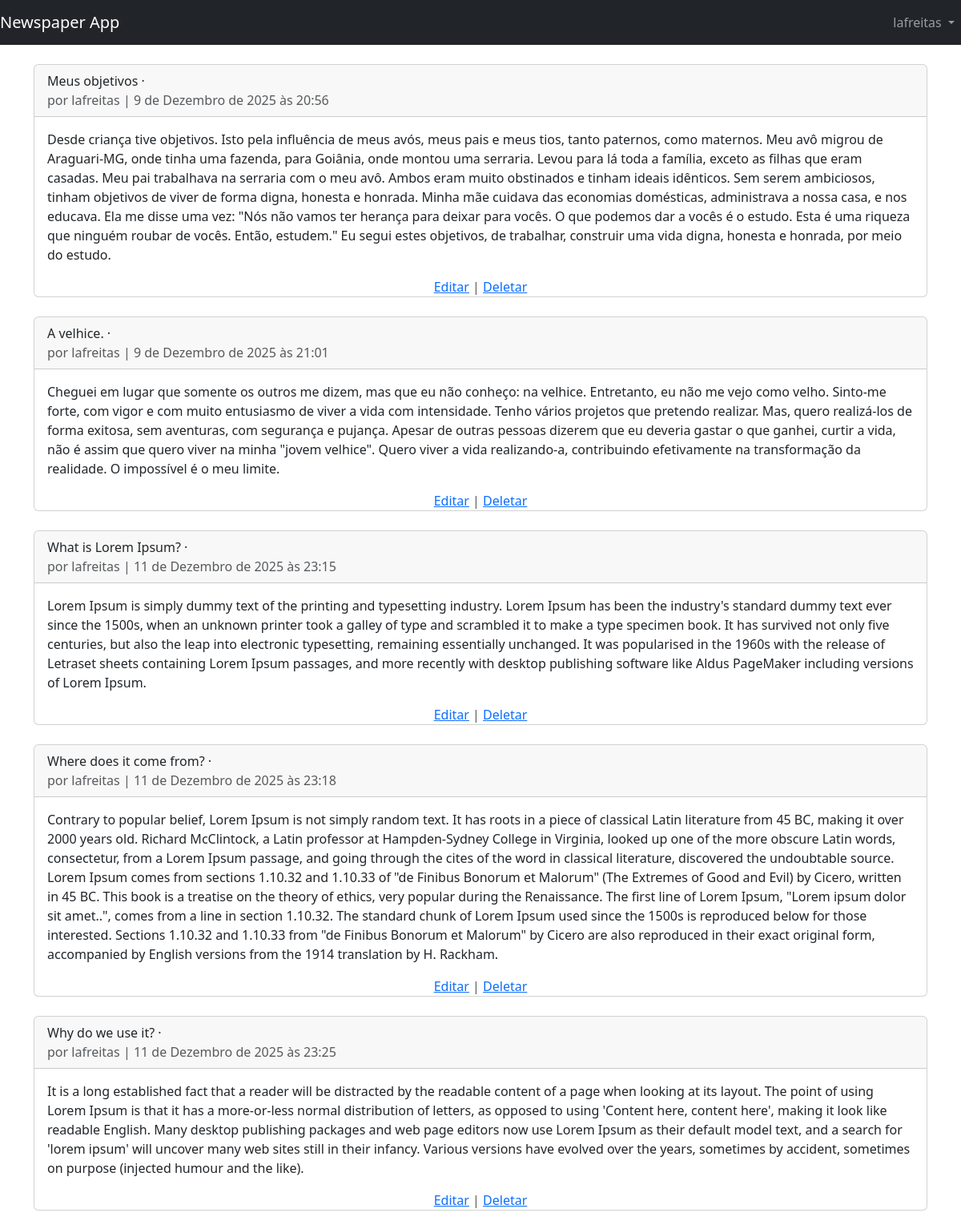
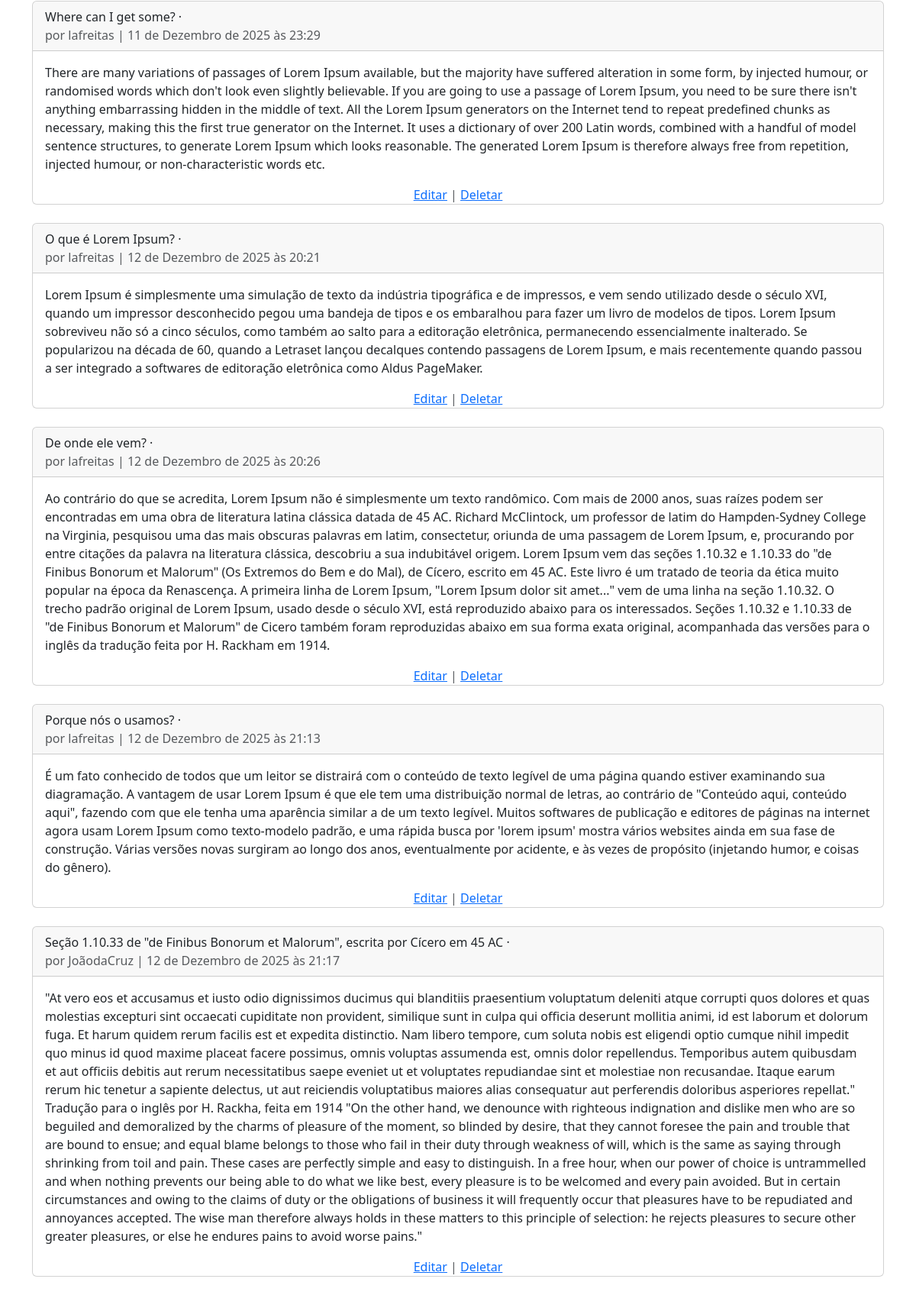
/articles/ (signed in), run on an earlier commit of the app's database (2 pictures, top to bottom).
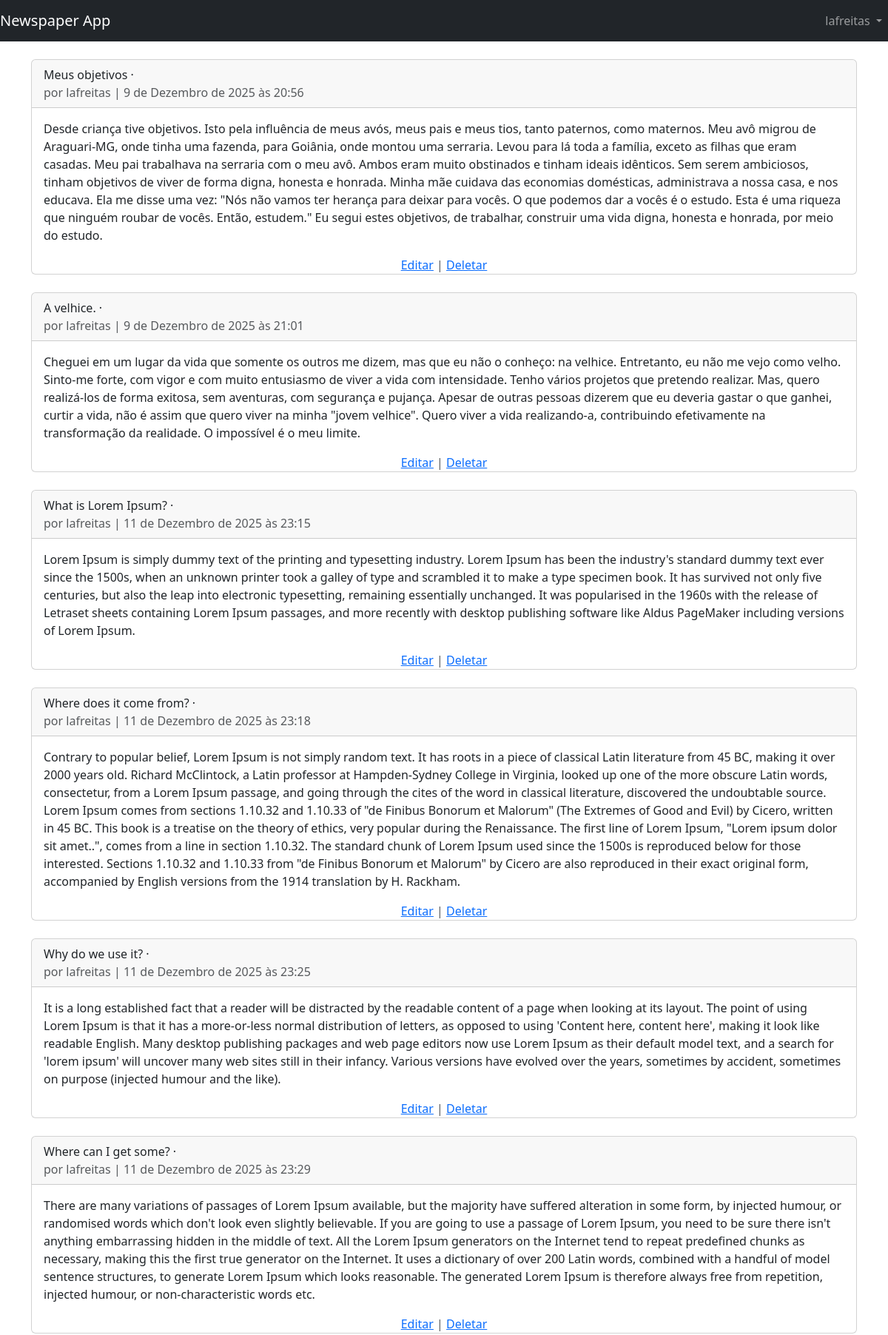
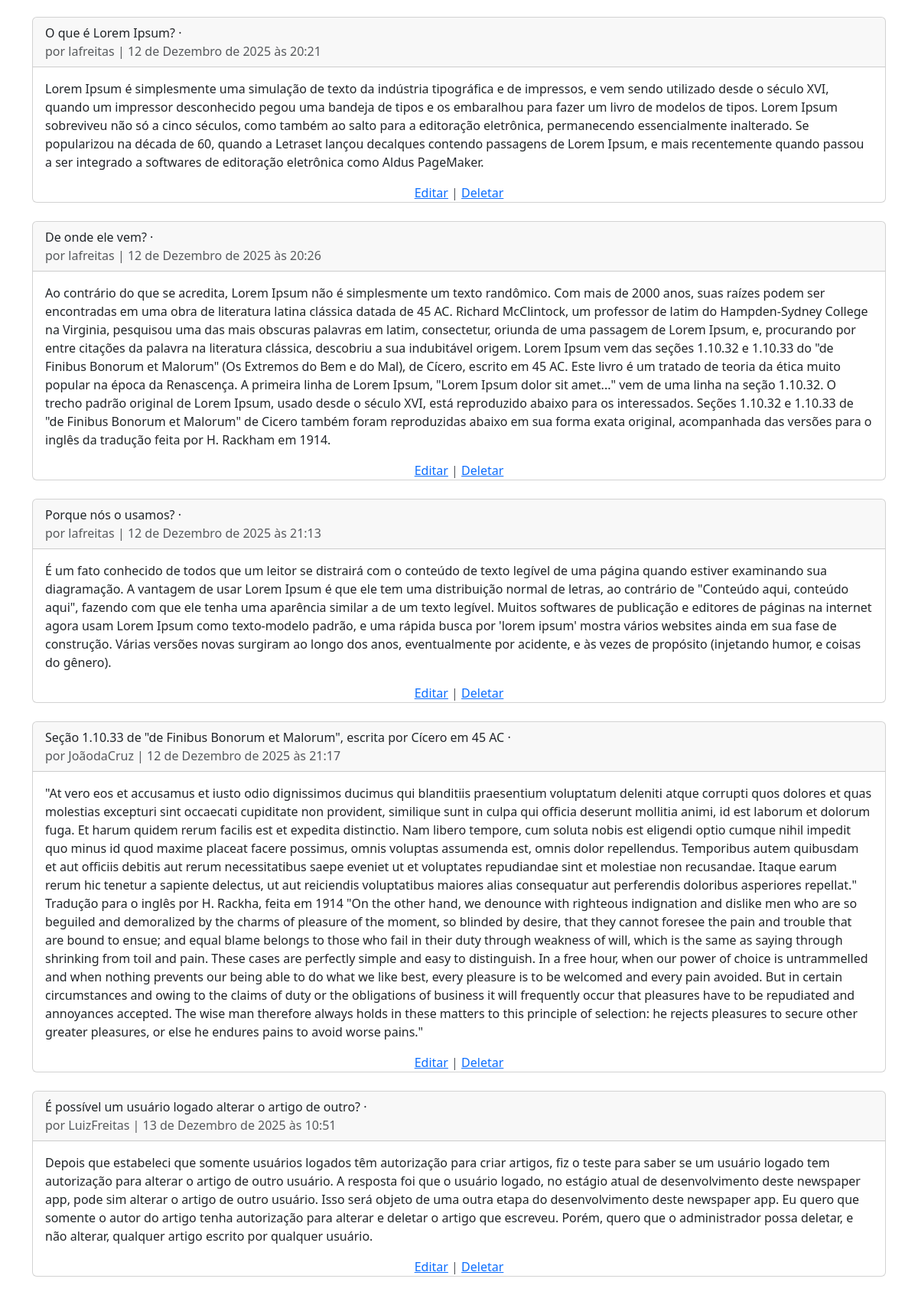
And on a later commit of the database (2 pictures, top to bottom).
### users/models.py (models this page shows)
class CustomUser(AbstractUser):
    age = models.PositiveIntegerField(null=True, blank=True)

### articles/models.py (models this page shows)
class Article(models.Model):
    title = models.CharField(max_length=255)
    body = models.TextField()
    date = models.DateTimeField(auto_now_add=True)
    author = models.ForeignKey(
        get_user_model(),
        on_delete=models.CASCADE,
    )

### articles/views.py (the view)
# urls.py: path('', ArticleListView.as_view(), name='article_list'), # URL pattern for article list view
class ArticleListView(LoginRequiredMixin, ListView):
    model = Article
    template_name = 'article_list.html' # specify your template name/location
    login_url = '/accounts/login/'  # redirect to login if not authenticated

### templates/article_list.html (shortened to what this page needs)
{% extends 'base.html' %}
{% block content %}
    {% for article in object_list %}
        <div class="card">
            <div class="card-header">
                <span class="font-weight-bold">{{ article.title }}</span> &middot;
                <span class="text-muted"><br>por {{ article.author }} |
                    {{ article.date }}
                </span>
            </div>
            <div class="card-body">
                {{ article.body }}
            </div>
            <div class="card_footer text-center text-muted">
                <a href="{% url 'article_edit' article.pk %}">Editar</a> |
                <a href="{% url 'article_delete' article.pk %}">Deletar</a>
            </div>
        </div>
        <br />
        {% endfor %}
        {% endblock content %}

### templates/base.html (shortened to what this page needs)
<!DOCTYPE html>
<html lang="pt-br">
<head>
    <link href="https://cdn.jsdelivr.net/npm/bootstrap@5.3.2/dist/css/bootstrap.min.css" rel="stylesheet">
</head>
<body>
    <nav class="navbar navbar-expand-md navbar-dark bg-dark mb-4">
        <a class="navbar-brand" href="{% url 'home' %}">Newspaper App</a>
        <div class="collapse navbar-collapse" id="navbarCollapse">
            {% if user.is_authenticated %}
            <ul class="navbar-nav ms-auto">
                <li class="nav-item dropdown">
                    <a class="nav-link dropdown-toggle" href="#" id="userMenu" data-bs-toggle="dropdown">
                        {{ user.username }}
                    </a>
                </li>
            </ul>
            {% else %}
            <div class="ms-auto">
                <a href="{% url 'login' %}" class="btn btn-outline-secondary">Log In</a>
                <a href="{% url 'signup' %}" class="btn btn-primary ms-2">Sign Up</a>
            </div>
            {% endif %}
        </div>
    </nav>
    <div class="container">
        {% block content %}
        {% endblock content %}
    </div>
</body>
</html>

What changed in the data, as far as the page shows it:
changed Article "A velhice.": body "Cheguei em lugar que somente os outros me dizem, mas que eu não conheço: na velhice. Entretanto,…" → "Cheguei em um lugar da vida que somente os outros me dizem, mas que eu não o conheço: na velhice. Entretanto,…"
added Article: title "É possível um usuário logado alterar o artigo de outro?", author "LuizFreitas", date "13 de Dezembro de 2025 às 10:51", body "Depois que estabeleci que somente usuários logados têm autorização para criar artigos, fiz o teste para saber se um usuário logado tem autorização para alterar o artigo de outro usuário. A resposta foi que o usuário logado, no estágio atual de desenvolvimento deste newspaper app, pode sim alterar o artigo de outro usuário. Isso será objeto de uma outra etapa do desenvolvimento deste newspaper app. Eu quero que somente o autor do artigo tenha autorização para alterar e deletar o artigo que escreveu. Porém, quero que o administrador possa deletar, e não alterar, qualquer artigo escrito por qualquer usuário."
